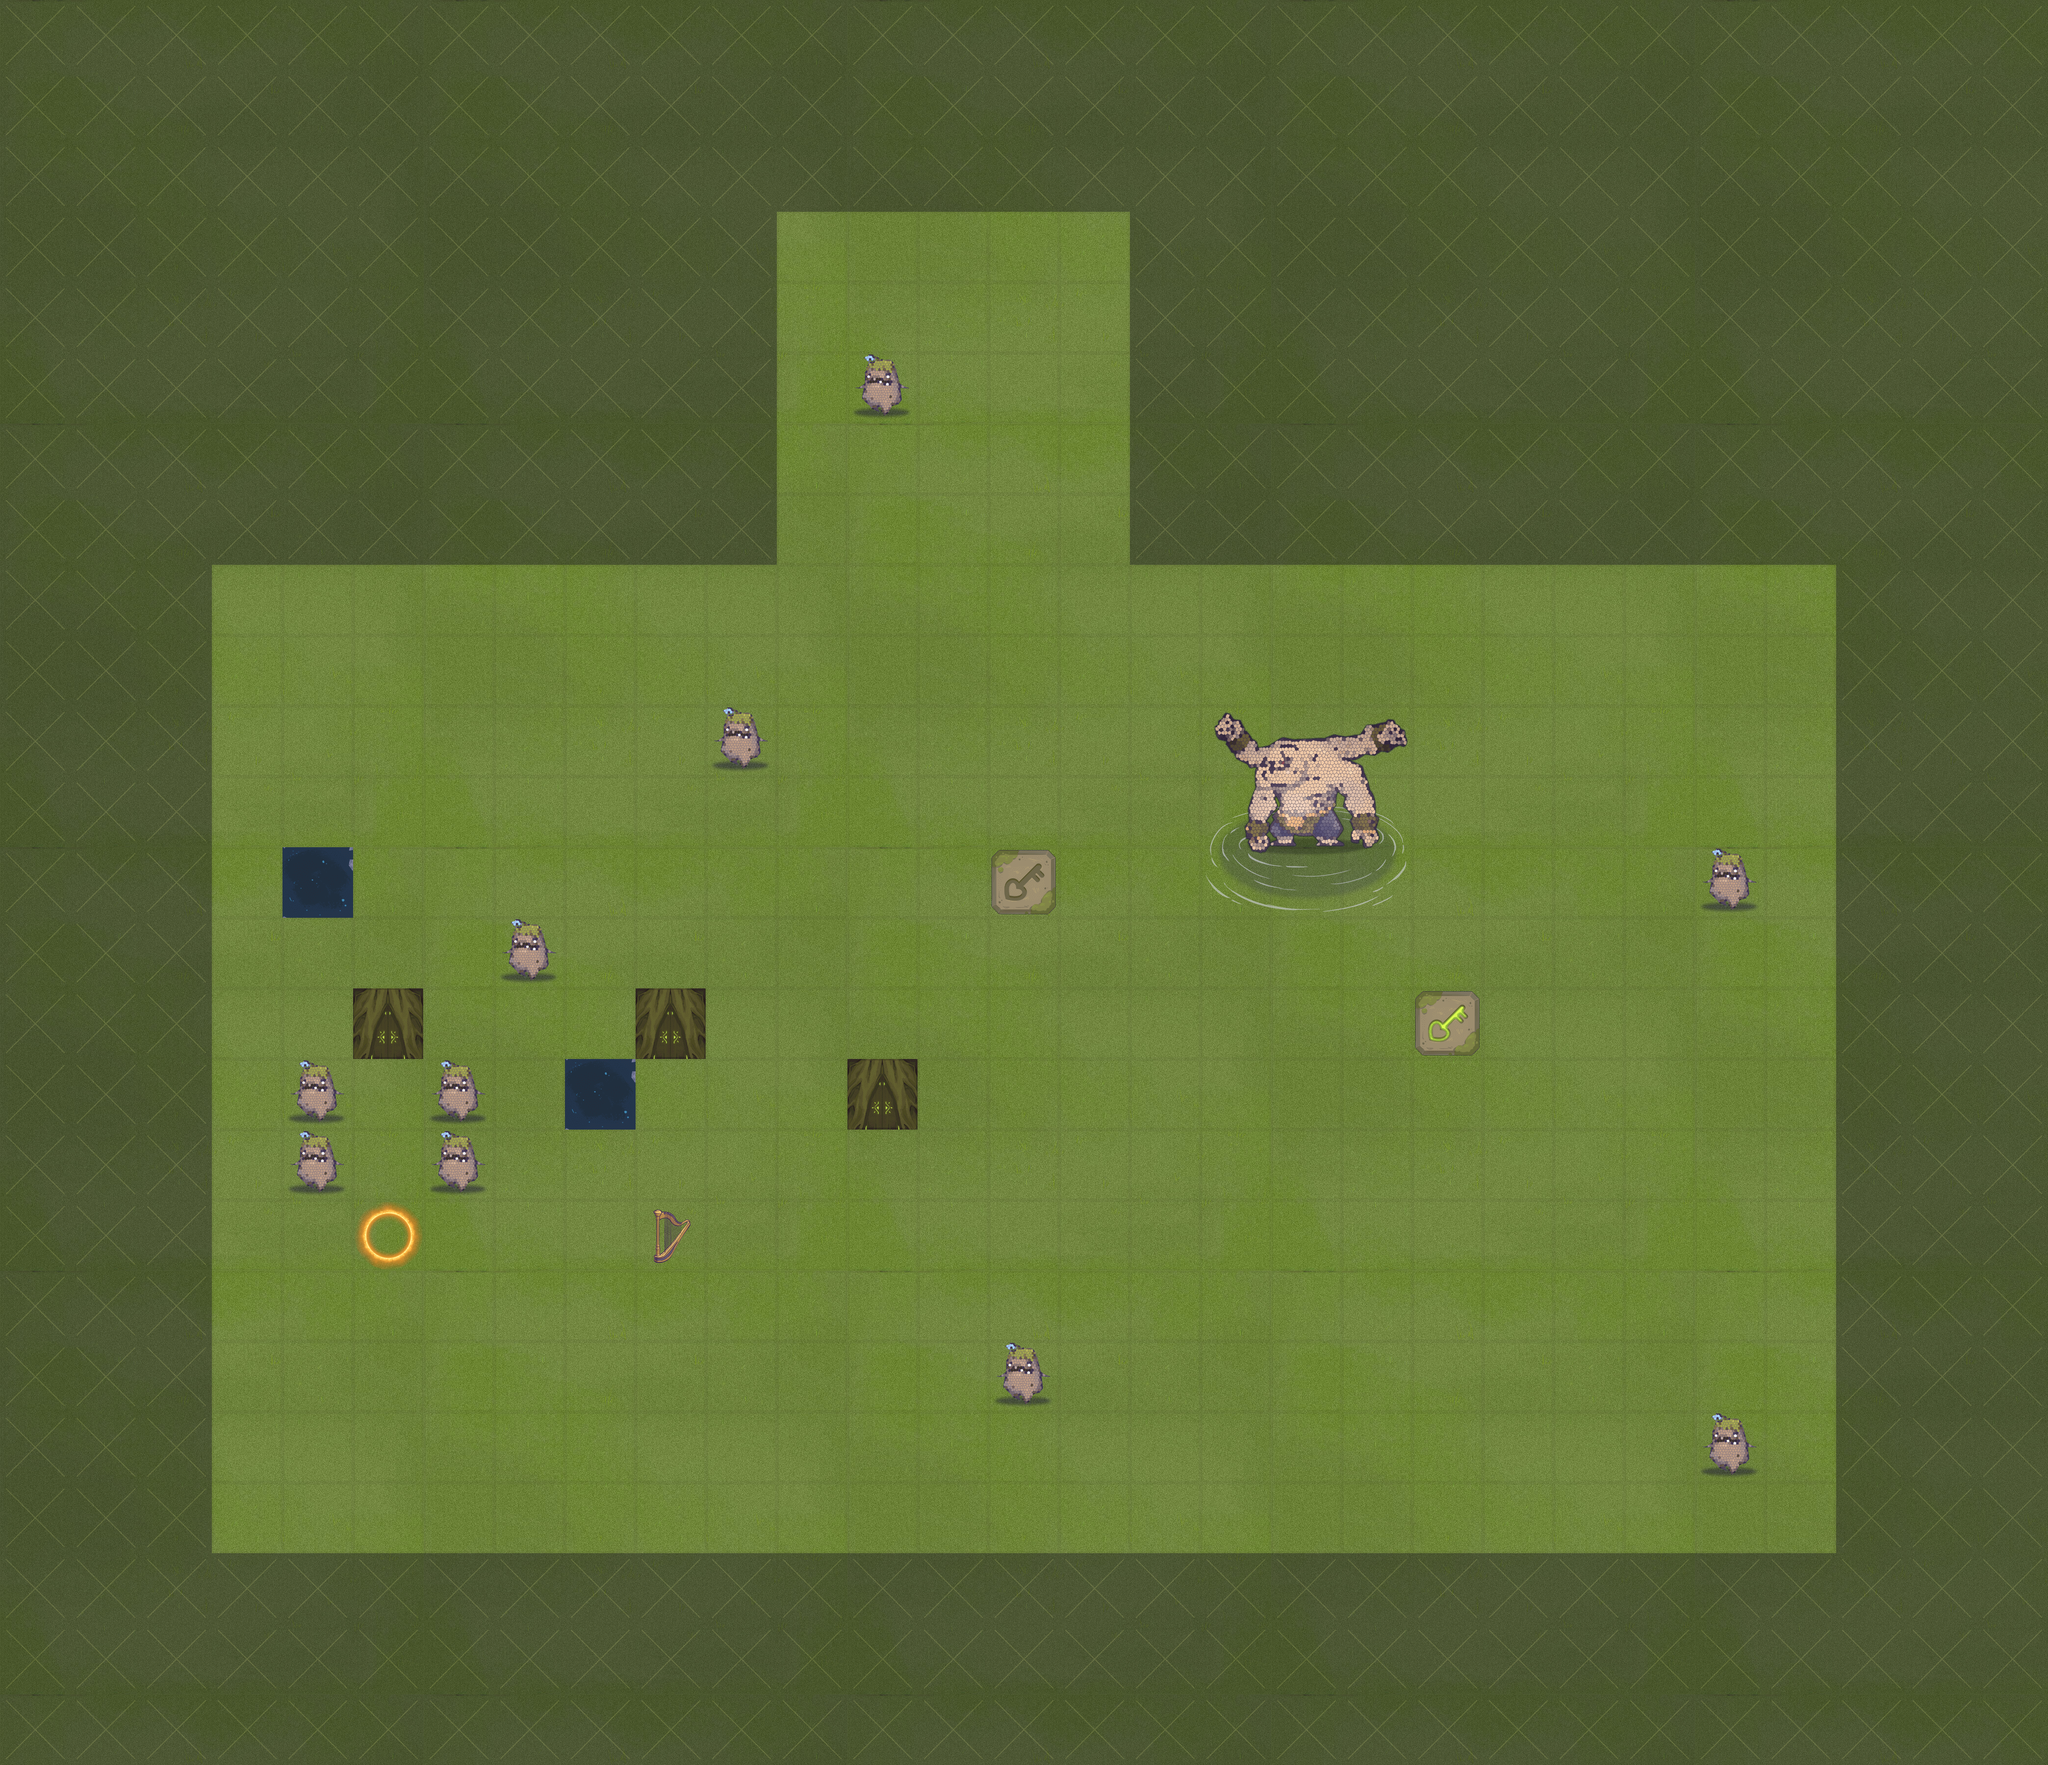

This is a level from a 2D game, rendered from its Tiled map with the project's own tilesets. A one-line summary and the map file follow, with tile-layer data summarised:
An orthogonal 29x25 tile map with 144x144 px tiles, 9 tile layers (wall, lawn, trap, sence, ...), 7 tilesets and 29 objects.

<map version="1.0" tiledversion="2018.05.24" orientation="orthogonal" renderorder="left-down" width="29" height="25" tilewidth="144" tileheight="144" infinite="0" nextlayerid="13" nextobjectid="36">
 <tileset firstgid="1" name="wall_Ground" tilewidth="144" tileheight="144" tilecount="20" columns="4">
  <image source="../mapRes/wall_Ground.png" width="576" height="720" />
 </tileset>
 <tileset firstgid="21" name="wall_Ground" tilewidth="144" tileheight="144" tilecount="20" columns="4">
  <image source="../mapRes/wall_Ground.png" width="576" height="720" />
 </tileset>
 <tileset firstgid="41" name="goods" tilewidth="144" tileheight="144" tilecount="3" columns="3">
  <image source="../mapRes/goods.png" width="432" height="144" />
 </tileset>
 <tileset firstgid="44" name="monster" tilewidth="144" tileheight="144" tilecount="36" columns="6">
  <image source="../mapRes/monster.png" width="864" height="864" />
 </tileset>
 <tileset firstgid="80" name="trap_pool_gate" tilewidth="144" tileheight="144" tilecount="60" columns="12">
  <image source="../mapRes/trap_pool_gate.png" width="1728" height="720" />
 </tileset>
 <tileset firstgid="140" name="night1" tilewidth="144" tileheight="144" tilecount="144" columns="24">
  <image source="../mapRes/night1.jpg" width="3456" height="864" />
 </tileset>
 <tileset firstgid="284" name="night2" tilewidth="144" tileheight="144" tilecount="152" columns="19">
  <image source="../mapRes/night2.png" width="2736" height="1152" />
 </tileset>
 <layer id="3" name="wall" width="29" height="25">
  <data>[725 cells, 176 non-empty, 1 distinct tile ids]</data>
 </layer>
 <layer id="8" name="lawn" width="29" height="25" locked="1">
  <data>[725 cells, 279 non-empty, 3 distinct tile ids]</data>
 </layer>
 <layer id="10" name="trap" width="29" height="25" locked="1">
  <data>[725 cells, 2 non-empty, 1 distinct tile ids]</data>
 </layer>
 <layer id="4" name="sence" width="29" height="25" locked="1">
  <data>[725 cells, 616 non-empty, 6 distinct tile ids]</data>
 </layer>
 <layer id="11" name="mask1" width="29" height="25" locked="1">
  <data>[725 cells, 725 non-empty, 36 distinct tile ids]</data>
 </layer>
 <layer id="12" name="mask2" width="29" height="25" locked="1">
  <data>[725 cells, 725 non-empty, 2 distinct tile ids]</data>
 </layer>
 <layer id="5" name="goods" width="29" height="25" locked="1">
  <data>[725 cells, 2 non-empty, 2 distinct tile ids]</data>
 </layer>
 <layer id="7" name="gate" width="29" height="25" locked="1">
  <data>[725 cells, 7 non-empty, 4 distinct tile ids]</data>
 </layer>
 <layer id="6" name="monster" width="29" height="25" locked="1">
  <data>[725 cells, 19 non-empty, 10 distinct tile ids]</data>
 </layer>
 <objectgroup id="9" name="object">
  <object id="1" x="720" y="2880" width="144" height="144">
   <properties>
    <property name="id" value="102" />
   </properties>
  </object>
  <object id="2" x="1296" y="2880" width="144" height="144">
   <properties>
    <property name="id" value="103" />
   </properties>
  </object>
  <object id="3" x="3312" y="1440" width="144" height="144">
   <properties>
    <property name="id" value="101" />
   </properties>
  </object>
  <object id="6" x="1584" y="1728" width="144" height="144">
   <properties>
    <property name="id" value="201" />
    <property name="type" value="1" />
   </properties>
  </object>
  <object id="8" x="576" y="2160" width="144" height="144">
   <properties>
    <property name="id" value="301" />
   </properties>
  </object>
  <object id="9" x="576" y="2304" width="144" height="144">
   <properties>
    <property name="id" value="301" />
    <property name="type" value="1" />
   </properties>
  </object>
  <object id="10" x="864" y="2160" width="144" height="144">
   <properties>
    <property name="id" value="301" />
    <property name="type" value="1" />
   </properties>
  </object>
  <object id="11" x="864" y="2304" width="144" height="144">
   <properties>
    <property name="id" value="301" />
    <property name="type" value="1" />
   </properties>
  </object>
  <object id="12" x="1008" y="1872" width="144" height="144">
   <properties>
    <property name="id" value="301" />
    <property name="type" value="1" />
   </properties>
  </object>
  <object id="13" x="1440" y="1440" width="144" height="144">
   <properties>
    <property name="id" value="301" />
    <property name="type" value="1" />
   </properties>
  </object>
  <object id="14" x="1728" y="720" width="144" height="144">
   <properties>
    <property name="id" value="301" />
    <property name="type" value="1" />
   </properties>
  </object>
  <object id="15" x="1728" y="2160" width="144" height="144">
   <properties>
    <property name="id" value="404" />
    <property name="type" value="1" />
   </properties>
  </object>
  <object id="16" x="2592" y="1584" width="144" height="144">
   <properties>
    <property name="id" value="302" />
    <property name="isGod" value="0" />
    <property name="isSkill" value="0" />
    <property name="type" value="1" />
   </properties>
  </object>
  <object id="17" x="2016" y="2736" width="144" height="144">
   <properties>
    <property name="id" value="301" />
    <property name="type" value="1" />
   </properties>
  </object>
  <object id="18" x="3456" y="1728" width="144" height="144">
   <properties>
    <property name="id" value="301" />
    <property name="type" value="1" />
   </properties>
  </object>
  <object id="19" x="3456" y="2880" width="144" height="144">
   <properties>
    <property name="id" value="301" />
    <property name="type" value="1" />
   </properties>
  </object>
  <object id="20" x="720" y="2448" width="144" height="144">
   <properties>
    <property name="id" value="402" />
   </properties>
  </object>
  <object id="21" x="1296" y="2448" width="144" height="144">
   <properties>
    <property name="id" value="403" />
   </properties>
  </object>
  <object id="22" x="2880" y="2016" width="144" height="144">
   <properties>
    <property name="door" value="12-15" />
    <property name="id" value="405" />
    <property name="type" value="1" />
   </properties>
  </object>
  <object id="23" x="2016" y="1728" width="144" height="144">
   <properties>
    <property name="door" value="12-15" />
    <property name="id" value="406" />
    <property name="type" value="1" />
   </properties>
  </object>
  <object id="24" x="576" y="1728" width="144" height="144">
   <properties>
    <property name="door" value="9-14" />
    <property name="id" value="416" />
    <property name="type" value="1" />
   </properties>
  </object>
  <object id="26" x="1152" y="1296" width="144" height="144">
   <properties>
    <property name="id" value="411" />
   </properties>
  </object>
  <object id="27" x="2016" y="2448" width="144" height="144">
   <properties>
    <property name="id" value="412" />
   </properties>
  </object>
  <object id="28" x="1152" y="2160" width="144" height="144">
   <properties>
    <property name="door" value="5-14" />
    <property name="id" value="416" />
    <property name="type" value="1" />
   </properties>
  </object>
  <object id="29" x="1296" y="2016" width="144" height="144">
   <properties>
    <property name="id" value="415" />
   </properties>
  </object>
  <object id="30" x="2448" y="2304" width="144" height="144">
   <properties>
    <property name="id" value="204" />
   </properties>
  </object>
  <object id="31" x="720" y="2016" width="144" height="144">
   <properties>
    <property name="id" value="415" />
    <property name="isSkill" value="0" />
   </properties>
  </object>
  <object id="34" x="3168" y="1440" width="144" height="144">
   <properties>
    <property name="id" value="104" />
   </properties>
  </object>
  <object id="35" x="3456" y="1440" width="144" height="144">
   <properties>
    <property name="id" value="104" />
   </properties>
  </object>
 </objectgroup>
</map>
